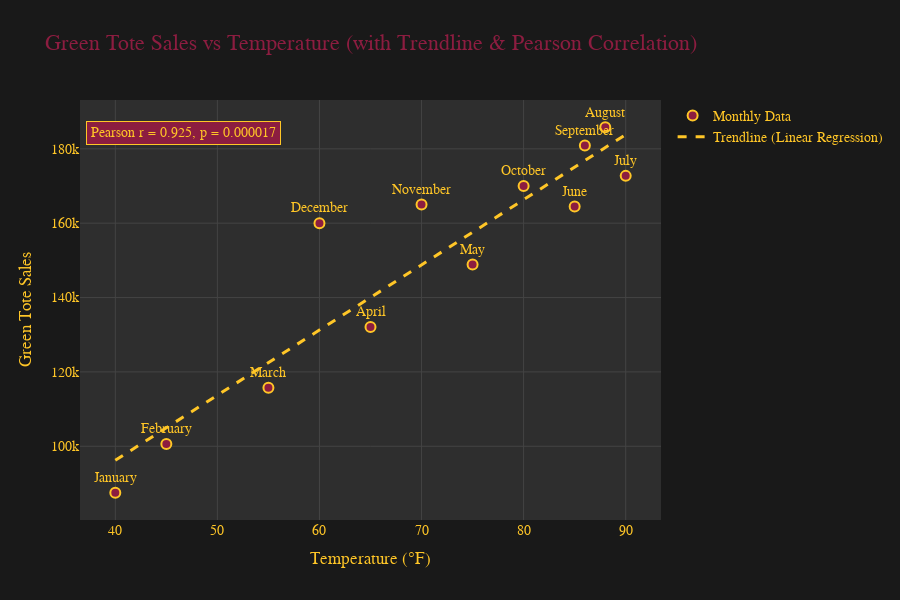

Source (notebook cell):
### Markdown cell above
#### Build our chart (FORKS UP!)

### Code cell
import plotly.graph_objects as go
import numpy as np
from scipy.stats import pearsonr

# Fit the regression line
slope, intercept = np.polyfit(df['temp'], df['sales'], 1)
x_line = np.linspace(df['temp'].min(), df['temp'].max(), 100)
y_line = slope * x_line + intercept

# Compute Pearson correlation
r_value, p_value = pearsonr(df['temp'], df['sales'])

# Plot a scatter plot in ASU blackout colors!
fig = go.Figure()

# Scatter plot points
fig.add_trace(go.Scatter(
    x=df['temp'],
    y=df['sales'],
    mode='markers+text',
    text=df['month'],
    textposition='top center',
    name='Monthly Data',
    marker=dict(
        size=10,
        color='#8C1D40',  # ASU Maroon
        line=dict(width=2, color='#FFC627')  # ASU Gold border
    )
))

# Add the calculated regression trend line
fig.add_trace(go.Scatter(
    x=x_line,
    y=y_line,
    mode='lines',
    name='Trendline (Linear Regression)',
    line=dict(color='#FFC627', width=3, dash='dash')  # ASU Gold, dashed
))

# show pearson results
fig.add_annotation(
    xref='paper', yref='paper',
    x=0.01, y=0.95,
    text=f"Pearson r = {r_value:.3f}, p = {p_value:.6f}",
    showarrow=False,
    font=dict(size=14, color='#FFC627'),
    bgcolor="#8C1D40",
    bordercolor="#FFC627",
    borderwidth=1,
    borderpad=4
)

# add details and render
fig.update_layout(
    title='Green Tote Sales vs Temperature (with Trendline & Pearson Correlation)',
    xaxis_title='Temperature (°F)',
    yaxis_title='Green Tote Sales',
    height=600,
    paper_bgcolor='#191919',
    plot_bgcolor='#2E2E2E',
    font=dict(family='Arial', size=14, color='#FFC627'),
    title_font=dict(size=22, color='#8C1D40'),
    xaxis=dict(
        color='#FFC627',
        gridcolor='#444',
        zerolinecolor='#8C1D40',
    ),
    yaxis=dict(
        color='#FFC627',
        gridcolor='#444',
        zerolinecolor='#8C1D40',
    ),
    hovermode='closest'
)

fig.show()

### Figure 1 — Plotly figure (JSON) as saved in the notebook; plotly's stock layout.template omitted (floating-point values rounded to 4 significant figures)
{"data": [{"marker": {"color": "#8C1D40", "line": {"color": "#FFC627", "width": 2}, "size": 10}, "mode": "markers+text", "name": "Monthly Data", "text": ["January", "February", "March", "April", "May", "June", "July", "August", "September", "October", "November", "December"], "textposition": "top center", "type": "scatter", "x": [40, 45, 55, 65, 75, 85, 90, 88, 86, 80, 70, 60], "y": [87500, 100625, 115725, 132075, 148875, 164500, 172725, 185800, 180900, 170000, 165000, 160000]}, {"line": {"color": "#FFC627", "dash": "dash", "width": 3}, "mode": "lines", "name": "Trendline (Linear Regression)", "type": "scatter", "x": [40.0, 40.51, 41.01, 41.52, 42.02, 42.53, 43.03, 43.54, 44.04, 44.55, 45.05, 45.56, 46.06, 46.57, 47.07, 47.58, 48.08, 48.59, 49.09, 49.6, 50.1, 50.61, 51.11, 51.62, 52.12, 52.63, 53.13, 53.64, 54.14, 54.65, 55.15, 55.66, 56.16, 56.67, 57.17, 57.68, 58.18, 58.69, 59.19, 59.7, 60.2, 60.71, 61.21, 61.72, 62.22, 62.73, 63.23, 63.74, 64.24, 64.75, 65.25, 65.76, 66.26, 66.77, 67.27, 67.78, 68.28, 68.79, 69.29, 69.8, 70.3, 70.81, 71.31, 71.82, 72.32, 72.83, 73.33, 73.84, 74.34, 74.85, 75.35, 75.86, 76.36, 76.87, 77.37, 77.88, 78.38, 78.89, 79.39, 79.9, 80.4, 80.91, 81.41, 81.92, 82.42, 82.93, 83.43, 83.94, 84.44, 84.95, 85.45, 85.96, 86.46, 86.97, 87.47, 87.98, 88.48, 88.99, 89.49, 90.0], "y": [96210.0, 97100.0, 97980.0, 98870.0, 99750.0, 100600.0, 101500.0, 102400.0, 103300.0, 104200.0, 105100.0, 105900.0, 106800.0, 107700.0, 108600.0, 109500.0, 110400.0, 111300.0, 112100.0, 113000.0, 113900.0, 114800.0, 115700.0, 116600.0, 117500.0, 118300.0, 119200.0, 120100.0, 121000.0, 121900.0, 122800.0, 123700.0, 124500.0, 125400.0, 126300.0, 127200.0, 128100.0, 129000.0, 129800.0, 130700.0, 131600.0, 132500.0, 133400.0, 134300.0, 135200.0, 136000.0, 136900.0, 137800.0, 138700.0, 139600.0, 140500.0, 141400.0, 142200.0, 143100.0, 144000.0, 144900.0, 145800.0, 146700.0, 147600.0, 148400.0, 149300.0, 150200.0, 151100.0, 152000.0, 152900.0, 153700.0, 154600.0, 155500.0, 156400.0, 157300.0, 158200.0, 159100.0, 159900.0, 160800.0, 161700.0, 162600.0, 163500.0, 164400.0, 165300.0, 166100.0, 167000.0, 167900.0, 168800.0, 169700.0, 170600.0, 171400.0, 172300.0, 173200.0, 174100.0, 175000.0, 175900.0, 176800.0, 177600.0, 178500.0, 179400.0, 180300.0, 181200.0, 182100.0, 183000.0, 183800.0]}], "layout": {"annotations": [{"bgcolor": "#8C1D40", "bordercolor": "#FFC627", "borderpad": 4, "borderwidth": 1, "font": {"color": "#FFC627", "size": 14}, "showarrow": false, "text": "Pearson r = 0.925, p = 0.000017", "x": 0.01, "xref": "paper", "y": 0.95, "yref": "paper"}], "font": {"color": "#FFC627", "family": "Arial", "size": 14}, "height": 600, "hovermode": "closest", "paper_bgcolor": "#191919", "plot_bgcolor": "#2E2E2E", "title": {"font": {"color": "#8C1D40", "size": 22}, "text": "Green Tote Sales vs Temperature (with Trendline & Pearson Correlation)"}, "xaxis": {"color": "#FFC627", "gridcolor": "#444", "title": {"text": "Temperature (°F)"}, "zerolinecolor": "#8C1D40"}, "yaxis": {"color": "#FFC627", "gridcolor": "#444", "title": {"text": "Green Tote Sales"}, "zerolinecolor": "#8C1D40"}}}
